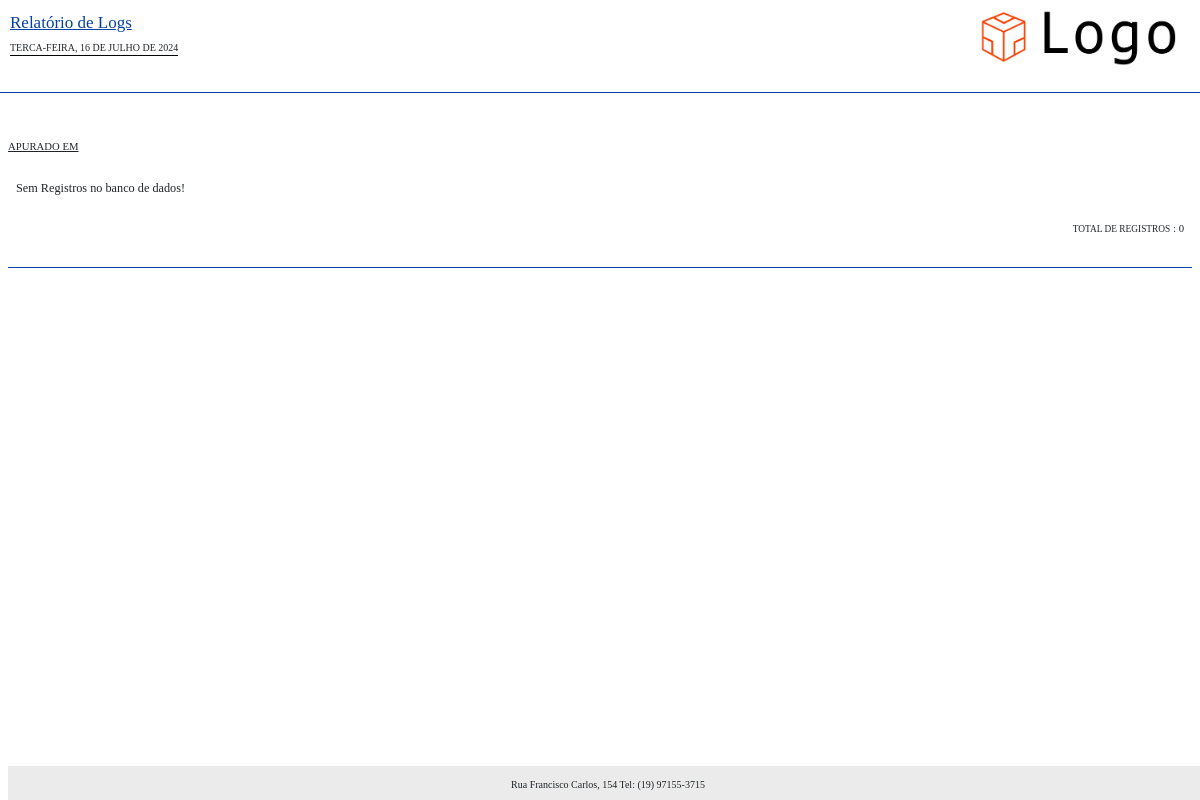
The app's page /painel/rel/logs.php with its own data.
### tables this page shows
CREATE TABLE `config` (
  `id` int(11) NOT NULL,
  `nome` varchar(50) NOT NULL,
  `telefone` varchar(20) DEFAULT NULL,
  `endereco` varchar(100) DEFAULT NULL,
  `logo` varchar(100) DEFAULT NULL,
  `favicon` varchar(100) DEFAULT NULL,
  `logo_rel` varchar(100) DEFAULT NULL,
  `email_adm` varchar(50) NOT NULL,
  `logs` varchar(5) NOT NULL,
  `dias_limpar_logs` int(11) NOT NULL,
  `relatorio_pdf` varchar(5) NOT NULL
);

### painel/rel/data_formatada.php (called while the page is built)
<?php
$data = date('D');
    $mes = date('M');
    $dia = date('d');
    $ano = date('Y');
    $semana = array(
        'Sun' => 'Domingo',
        'Mon' => 'Segunda-Feira',
        'Tue' => 'Terca-Feira',
        'Wed' => 'Quarta-Feira',
        'Thu' => 'Quinta-Feira',
        'Fri' => 'Sexta-Feira',
        'Sat' => 'Sábado'
    );
    $mes_extenso = array(
        'Jan' => 'Janeiro',
        'Feb' => 'Fevereiro',
        'Mar' => 'Marco',
        'Apr' => 'Abril',
        'May' => 'Maio',
        'Jun' => 'Junho',
        'Jul' => 'Julho',
        'Aug' => 'Agosto',
        'Nov' => 'Novembro',
        'Sep' => 'Setembro',
        'Oct' => 'Outubro',
        'Dec' => 'Dezembro'
    );
$data_hoje = $semana["$data"] . ", {$dia} de " . $mes_extenso["$mes"] . " de {$ano}";
 ?>

### conexao.php (called while the page is built, shortened)
<?php
$url_sistema = "http://$_SERVER[HTTP_HOST]/";
$url = explode("//", $url_sistema);
if($url[1] == 'localhost/'){
	$url_sistema = "http://$_SERVER[HTTP_HOST]/escritorio/";
}
$usuario = 'root';
$senha = '';
$servidor = 'localhost';
$banco = 'escritorio';
try {
	$pdo = new PDO("mysql:dbname=$banco;host=$servidor", "$usuario", "$senha");
} catch (Exception $e) {
	echo 'Erro ao conectar com o banco de dados! <br>';
	echo $e;
}
$query = $pdo->query("SELECT * FROM config");
$res = $query->fetchAll(PDO::FETCH_ASSOC);
$tel_sistema = $res[0]['telefone'];
$end_sistema = $res[0]['endereco'];
$logo_rel = $res[0]['logo_rel'];

### painel/rel/logs.php (the view, shortened to what this page needs)
<?php
require_once("../../conexao.php");
$dataInicial = $_GET['dataInicial'];
$dataFinal = $_GET['dataFinal'];
$acao = $_GET['acao'];
$tabelas = $_GET['tabelas'];
$usuario = $_GET['usuario'];
$dataInicialF = implode('/', array_reverse(explode('-', $dataInicial)));
$dataFinalF = implode('/', array_reverse(explode('-', $dataFinal)));
if($dataInicial == $dataFinal){
	$texto_apuracao = 'APURADO EM '.$dataInicialF;
}else if($dataInicial == '1980-01-01'){
	$texto_apuracao = 'APURADO EM TODO O PERÍODO';
}else{
	$texto_apuracao = 'APURAÇÃO DE '.$dataInicialF. ' ATÉ '.$dataFinalF;
}
if($acao == ''){
	$acao_rel = '';
}else{
	$acao_rel = ' - Ação: '.$acao;
}
if($tabelas == ''){
	$tabelas_rel = '';
}else{
	$tabelas_rel = ' - Tabela: '.$tabelas;
}
if($usuario == ''){
	$usuario_rel = '';
}else{
	$usuario_rel = ' - Usuário: '.$tabelas;
}
$acao = '%'.$acao.'%';
$tabelas = '%'.$tabelas.'%';
$usuario = '%'.$usuario.'%';
require_once("data_formatada.php");
 ?>
 <!DOCTYPE html>
<html>
<head>
	<link href="https://cdn.jsdelivr.net/npm/bootstrap@5.0.0/dist/css/bootstrap.min.css" rel="stylesheet">
</head>
<body>
		<div class="titulo_cab titulo_img"><u>Relatório de Logs <?php echo $acao_rel ?> <?php echo $tabelas_rel ?> <?php echo $usuario_rel ?></u></div>
		<div class="data_img"><?php echo mb_strtoupper($data_hoje) ?></div>
		<?php
			if($logo_rel != ''){
		 ?>
		<img class="imagem" src="<?php echo $url_sistema ?>img/<?php echo $logo_rel ?>" width="200px" height="60">
		<?php } ?>
	<br><br><br>
	<div class="cabecalho" style="border-bottom: solid 1px #0340a3">
	</div>
	<div class="mx-2" style="padding-top:10px ">
	<section class="area-cab">
		<div class="coluna" style="width:50%">
			<small><small><small><u><?php echo $texto_apuracao ?></u></small></small></small>
		</div>
		</section>
		<br>
	<?php
	$query = $pdo->query("SELECT * FROM logs where acao LIKE '$acao' and usuario LIKE '$usuario' and tabela LIKE '$tabelas' and data >= '$dataInicial' and data <= '$dataFinal' order by id asc");
	$res = $query->fetchAll(PDO::FETCH_ASSOC);
	$total_reg = count($res);
	if($total_reg > 0){
		?>
	<small><small>
				<section class="area-tab" style="background-color: #f5f5f5;">
					<div class="linha-cab" style="padding-top: 5px;">
						<div class="coluna" style="width:10%">DATA</div>
						<div class="coluna" style="width:10%">HORA</div>
						<div class="coluna" style="width:13%">TABELA</div>
						<div class="coluna" style="width:12%">AÇÃO</div>
						<div class="coluna" style="width:20%">USUÁRIO</div>
						<div class="coluna" style="width:10%">ID REG</div>
						<div class="coluna" style="width:25%">DESCRIÇÃO REGISTRO</div>
					</div>
				</section><small></small>
				<div class="cabecalho mb-1" style="border-bottom: solid 1px #e3e3e3;">
				</div>
				<?php
				 for($i=0; $i < $total_reg; $i++){
					foreach ($res[$i] as $key => $value){}
					$data = $res[$i]['data'];
					$hora = $res[$i]['hora'];
					$tabela = $res[$i]['tabela'];
					$acao = $res[$i]['acao'];
					$usuario = $res[$i]['usuario'];
					$registro = $res[$i]['id_reg'];
					$descricao = $res[$i]['descricao'];
					$data = implode('/', array_reverse(explode('-', $data)));
					$query_con = $pdo->query("SELECT * FROM usuarios where id = '$usuario'");
					$res_con = $query_con->fetchAll(PDO::FETCH_ASSOC);
					if(count($res_con) > 0){
						$nome_usu = $res_con[0]['nome'];
					}else{
						$nome_usu= '';
					}
				?>
				<section class="area-tab" style="padding-top:5px">
					<div class="linha-cab <?php echo $classe_item ?> <?php echo $inativa ?>">
						<div class="coluna" style="width:10%"><?php echo $data ?></div>
						<div class="coluna" style="width:10%"><?php echo $hora ?></div>
						<div class="coluna" style="width:13%"><?php echo $tabela ?></div>
						<div class="coluna" style="width:12%"><?php echo $acao ?></div>
						<div class="coluna" style="width:20%"><?php echo $nome_usu ?></div>
						<div class="coluna" style="width:10%"><?php echo $registro ?></div>
						<div class="coluna" style="width:25%"><?php echo $descricao ?></div>
					</div>
				</section>
				<div class="cabecalho" style="border-bottom: solid 1px #e3e3e3;">
				</div>
			<?php } ?>
			</small>
		</div>
		<div class="cabecalho mt-3" style="border-bottom: solid 1px #0340a3">
		</div>
	<?php }else{
		echo '<div style="margin:8px"><small><small>Sem Registros no banco de dados!</small></small></div>';
	} ?>
	<div class="col-md-12 p-2">
			<div class="" align="right">
				<span class=""> <small><small><small><small>TOTAL DE REGISTROS</small> :  <?php echo $total_reg ?></small></small></small>  </span>
			</div>
		</div>
		<div class="cabecalho" style="border-bottom: solid 1px #0340a3">
		</div>
	<div class="footer"  align="center">
		<span style="font-size:10px"><?php echo $end_sistema ?> Tel: <?php echo $tel_sistema ?></span>
	</div>
</body>
</html>

### records on screen
config: logo_rel (picture), endereco "Rua Francisco Carlos, 154", telefone "(19) 97155-3715"

### other values on screen
mb_strtoupper($data_hoje) "TERCA-FEIRA, 16 DE JULHO DE 2024"
$texto_apuracao "APURADO EM"
$total_reg "0"
